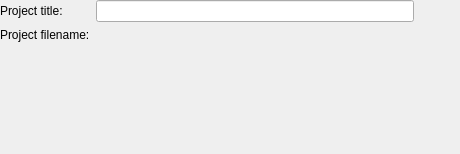
<?xml version="1.0" encoding="UTF-8"?>
<ui version="4.0">
 <class>KexiDBTitlePage</class>
 <widget class="QWidget" name="KexiDBTitlePage">
  <property name="geometry">
   <rect>
    <x>0</x>
    <y>0</y>
    <width>460</width>
    <height>154</height>
   </rect>
  </property>
  <layout class="QGridLayout" name="gridLayout">
   <property name="margin">
    <number>0</number>
   </property>
   <item row="0" column="0" rowspan="2">
    <layout class="QFormLayout" name="formLayout">
     <item row="0" column="0">
      <widget class="QLabel" name="label">
       <property name="text">
        <string>Project title: </string>
       </property>
       <property name="wordWrap">
        <bool>false</bool>
       </property>
       <property name="buddy">
        <cstring>le_title</cstring>
       </property>
      </widget>
     </item>
     <item row="0" column="1">
      <widget class="KLineEdit" name="le_title">
       <property name="sizePolicy">
        <sizepolicy hsizetype="Expanding" vsizetype="Fixed">
         <horstretch>1</horstretch>
         <verstretch>0</verstretch>
        </sizepolicy>
       </property>
       <property name="minimumSize">
        <size>
         <width>100</width>
         <height>0</height>
        </size>
       </property>
       <property name="showClearButton" stdset="0">
        <bool>true</bool>
       </property>
      </widget>
     </item>
     <item row="1" column="0">
      <widget class="QLabel" name="label_requester">
       <property name="text">
        <string>Project filename:</string>
       </property>
       <property name="wordWrap">
        <bool>false</bool>
       </property>
       <property name="buddy">
        <cstring>file_requester</cstring>
       </property>
      </widget>
     </item>
     <item row="1" column="1">
      <widget class="KUrlRequester" name="file_requester">
       <property name="sizePolicy">
        <sizepolicy hsizetype="Minimum" vsizetype="Preferred">
         <horstretch>1</horstretch>
         <verstretch>0</verstretch>
        </sizepolicy>
       </property>
       <property name="mode">
        <set>KFile::File|KFile::LocalOnly</set>
       </property>
      </widget>
     </item>
    </layout>
   </item>
   <item row="0" column="1">
    <widget class="QWidget" name="nextButtonPlaceholder" native="true"/>
   </item>
   <item row="0" column="2">
    <spacer name="spacer1_2">
     <property name="orientation">
      <enum>Qt::Horizontal</enum>
     </property>
     <property name="sizeType">
      <enum>QSizePolicy::Minimum</enum>
     </property>
     <property name="sizeHint" stdset="0">
      <size>
       <width>30</width>
       <height>25</height>
      </size>
     </property>
    </spacer>
   </item>
   <item row="2" column="0">
    <spacer name="spacer2">
     <property name="orientation">
      <enum>Qt::Vertical</enum>
     </property>
     <property name="sizeType">
      <enum>QSizePolicy::Expanding</enum>
     </property>
     <property name="sizeHint" stdset="0">
      <size>
       <width>20</width>
       <height>111</height>
      </size>
     </property>
    </spacer>
   </item>
   <item row="1" column="1" colspan="2">
    <spacer name="spacer1">
     <property name="orientation">
      <enum>Qt::Horizontal</enum>
     </property>
     <property name="sizeType">
      <enum>QSizePolicy::Minimum</enum>
     </property>
     <property name="sizeHint" stdset="0">
      <size>
       <width>40</width>
       <height>20</height>
      </size>
     </property>
    </spacer>
   </item>
  </layout>
 </widget>
 <layoutdefault spacing="6" margin="11"/>
 <customwidgets>
  <customwidget>
   <class>KUrlRequester</class>
   <extends>QFrame</extends>
   <header>kurlrequester.h</header>
  </customwidget>
  <customwidget>
   <class>KLineEdit</class>
   <extends>QLineEdit</extends>
   <header>klineedit.h</header>
  </customwidget>
 </customwidgets>
 <includes>
  <include location="local">klineedit.h</include>
 </includes>
 <resources/>
 <connections/>
</ui>
